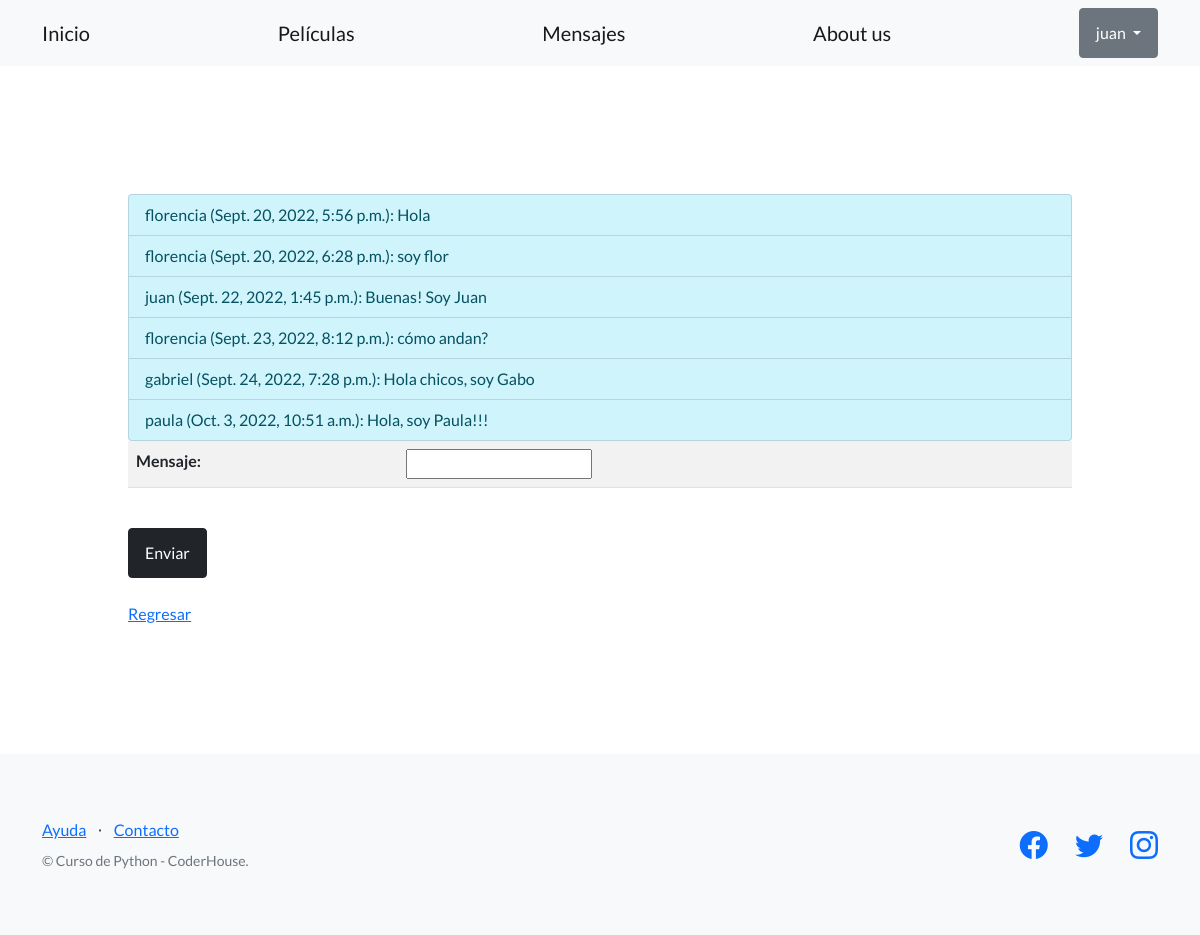
/peliculas/messages/ (signed in), run on the app's committed database.
### app_movies/models.py (models this page shows, shortened)
class Mensajes(models.Model):
    user = models.ForeignKey(User, on_delete=models.CASCADE)
    fecha_creacion = models.DateTimeField(auto_now_add=True)
    mensaje = models.CharField(max_length=400)

### app_movies/views.py (the view)
# urls.py: path('messages/', views.mensajes, name="mensajes")
@login_required
def mensajes (request):
    mensajeForm = MensajesForm()
    mensaje = Mensajes.objects.all()
    if request.method == 'POST':
        contenido_mensaje = MensajesForm(request.POST)
        if contenido_mensaje.is_valid():
            data = contenido_mensaje.cleaned_data
            mensaje = Mensajes(mensaje=data["mensaje"], user=request.user)
            mensaje.save()
            return redirect('mensajes')
        else:
            return render(request, 'app_movies/mensajes.html', {"mensajeForm": contenido_mensaje,"mensajes": mensaje})
    else:
        return render(request, 'app_movies/mensajes.html', {"mensajeForm": mensajeForm,  "mensajes": mensaje})

### app_movies/forms.py
class MensajesForm(forms.Form):
    mensaje = forms.CharField(max_length=400)

### app_movies/templates/app_movies/mensajes.html (shortened to what this page needs)
{% load static %}
<!DOCTYPE html>
<html lang="en">
    <head>
        <link href="https://cdn.jsdelivr.net/npm/bootstrap-icons@1.5.0/font/bootstrap-icons.css" rel="stylesheet" type="text/css" />
        <link href="{% static 'app_movies/css/styles.css' %}" rel="stylesheet" />
    </head>
    <body>
        <nav class="navbar navbar-light bg-light static-top">
            <div class="container">
                <a class="navbar-brand" href="{% url 'inicio' %}">Inicio</a>
                <a class="navbar-brand" href="{% url 'peliculas' %}">Películas</a>
                <a class="navbar-brand" href="{% url 'mensajes' %}">Mensajes</a>
                <a class="navbar-brand" href="{% url 'about_us' %}">About us</a>
                {% if user.is_authenticated %}
                <div class="dropdown">
                    <button class="btn btn-secondary dropdown-toggle" type="button" id="dropdownMenuButton1" data-bs-toggle="dropdown" aria-expanded="false">
                      {{ user.username }}
                    </button>
                  </div>
                {% else %}
                <a class="btn btn-primary" href="{% url 'register' %}">REGISTRARSE</a>
                {% endif %}
            </div>
        </nav>
        <section style="padding:80px;">
        <div style="padding: 3em;">
            <ul class="list-group">
            {% for item in mensajes %}
                <li class="list-group-item list-group-item-info">
                    {{item.user}} ({{item.fecha_creacion}}): {{item.mensaje}}
                </li>
            {% endfor %}
            </ul>
            <form method="POST">
                <table class="table table-striped">
                    {{mensajeForm.as_table}}
                </table>
                <br>
                <button class="btn btn-dark" type="submit">Enviar</button>
            </form>
            <br>
            <a href="{% url 'inicio' %}">Regresar</button></a>
        </div>
        </section>
        <footer class="footer bg-light">
            <div class="container">
                <div class="row">
                    <div class="col-lg-6 h-100 text-center text-lg-start my-auto">
                        <ul class="list-inline mb-2">
                            <li class="list-inline-item"><a href="#!">Ayuda</a></li>
                            <li class="list-inline-item">⋅</li>
                            <li class="list-inline-item"><a href="#!">Contacto</a></li>
                        </ul>
                        <p class="text-muted small mb-4 mb-lg-0">&copy; Curso de Python - CoderHouse.</p>
                    </div>
                    <div class="col-lg-6 h-100 text-center text-lg-end my-auto">
                        <ul class="list-inline mb-0">
                            <li class="list-inline-item me-4">
                                <a href="#!"><i class="bi-facebook fs-3"></i></a>
                            </li>
                            <li class="list-inline-item me-4">
                                <a href="#!"><i class="bi-twitter fs-3"></i></a>
                            </li>
                            <li class="list-inline-item">
                                <a href=""><i class="bi-instagram fs-3"></i></a>
                            </li>
                        </ul>
                    </div>
                </div>
            </div>
        </footer>
    </body>
</html>

### data on the page
Mensajes: user "florencia", fecha_creacion "Sept. 20, 2022, 5:56 p.m.", mensaje "Hola"
Mensajes: user "florencia", fecha_creacion "Sept. 20, 2022, 6:28 p.m.", mensaje "soy flor"
Mensajes: user "juan", fecha_creacion "Sept. 22, 2022, 1:45 p.m.", mensaje "Buenas! Soy Juan"
Mensajes: user "florencia", fecha_creacion "Sept. 23, 2022, 8:12 p.m.", mensaje "cómo andan?"
Mensajes: user "gabriel", fecha_creacion "Sept. 24, 2022, 7:28 p.m.", mensaje "Hola chicos, soy Gabo"
Mensajes: user "paula", fecha_creacion "Oct. 3, 2022, 10:51 a.m.", mensaje "Hola, soy Paula!!!"

### other printed values
{{ user.username }} "juan"
